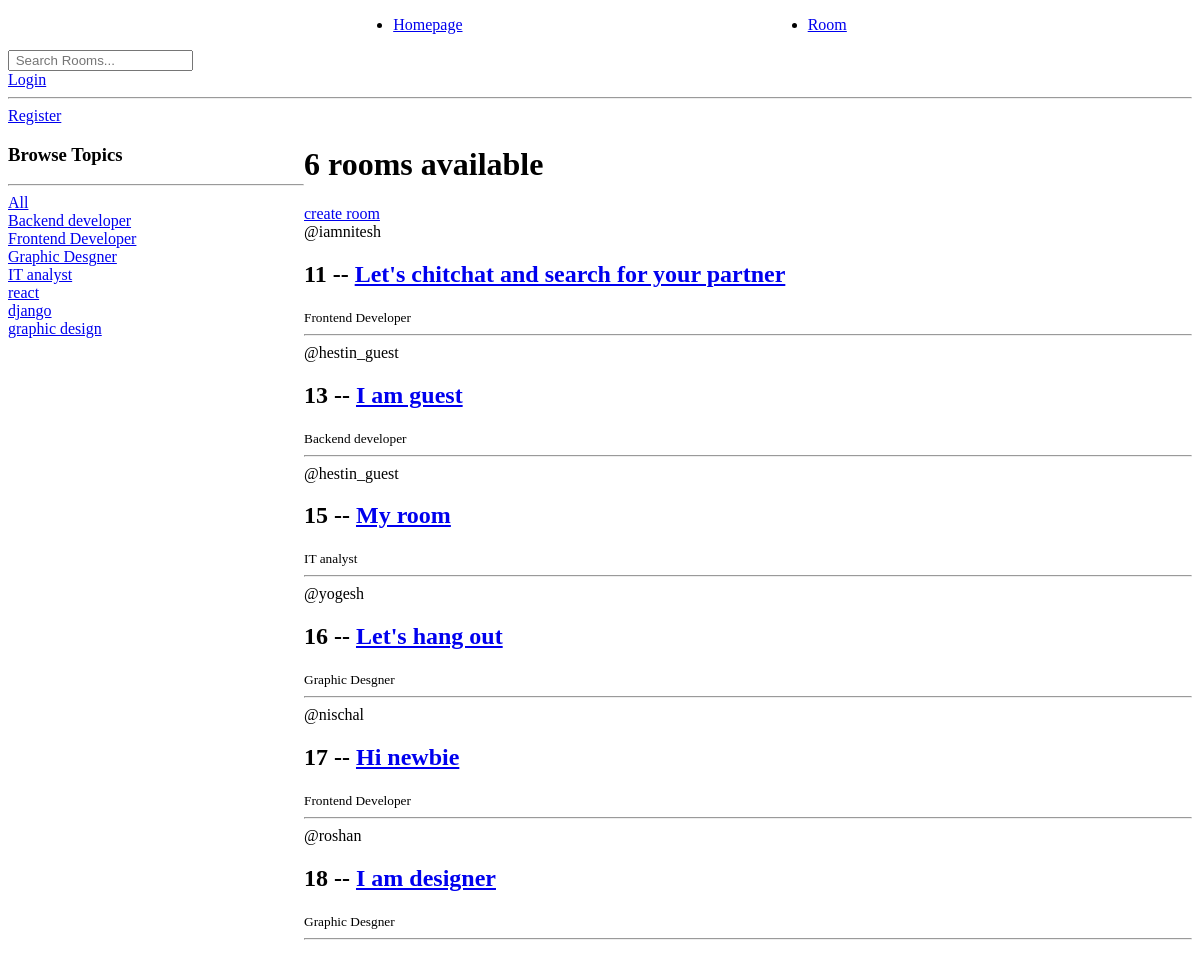
Before: / with the older database file.
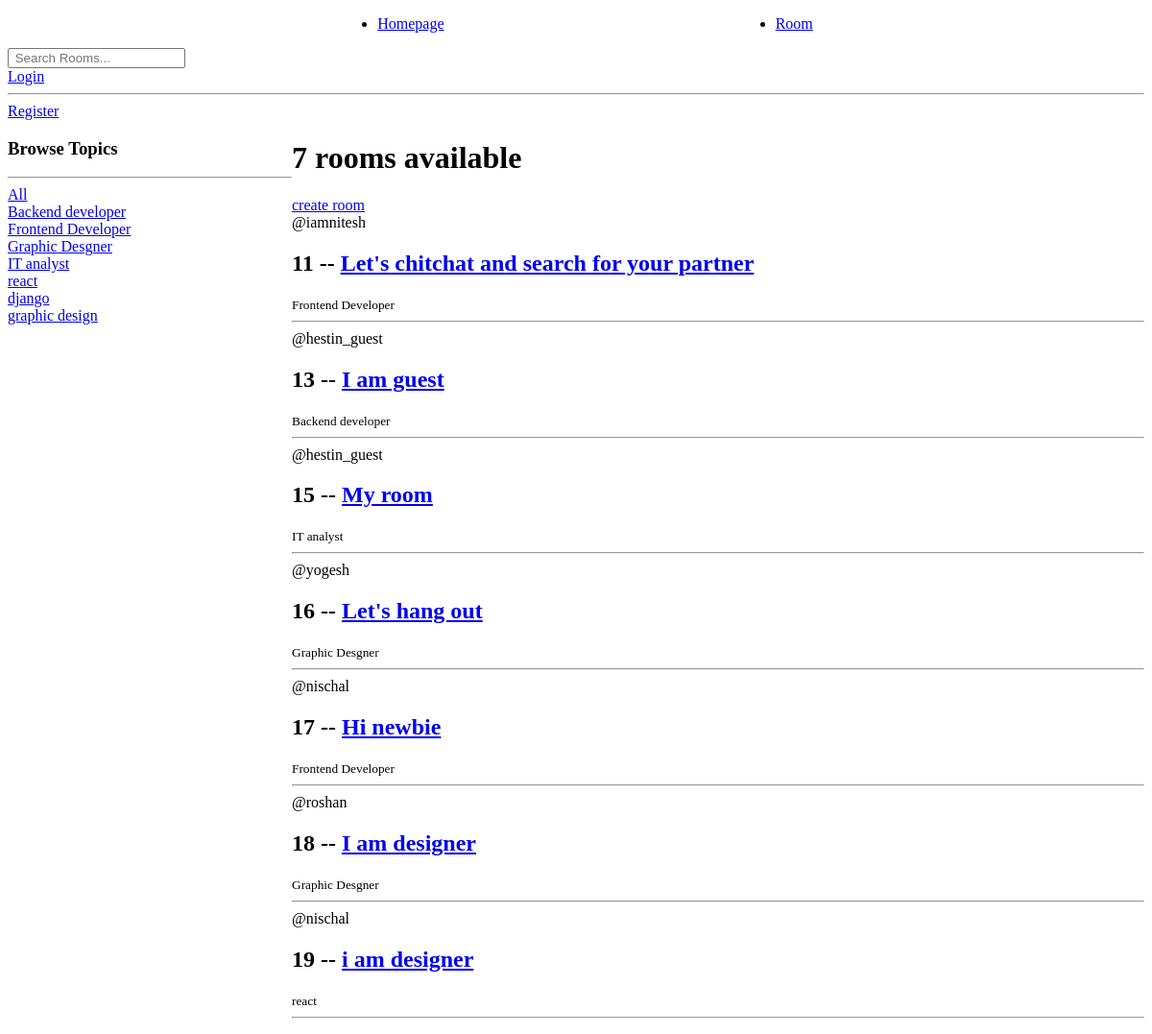
After: the same page with the newer database file.
### base/models.py (models this page shows, shortened)
class Topic(models.Model):
    name = models.CharField(max_length=200)

class Room(models.Model):
    host = models.ForeignKey(User,on_delete=models.SET_NULL,null=True)
    topic = models.ForeignKey(Topic,on_delete=models.SET_NULL,null=True)
    name = models.CharField(max_length=100,)
    participants = models.ManyToManyField(User,related_name='participants',blank=True)
    description = models.TextField(null = True,blank=True)
    udpated = models.DateTimeField(auto_now=True)
    created = models.DateTimeField(auto_now_add= True)
    def __str__(self):
        return self.name

### base/views.py (the view)
# urls.py: path('', views.home,name = "home"),
def home(request):
    print('request -',request)
    q = request.GET.get('q') if request.GET.get('q') !=None else ''
    print("value of q -",q)
    rooms = Room.objects.filter(
        Q(topic__name__icontains = q) |
        Q(name__icontains= q) |
        Q(description__icontains = q)
        )
    print('rooms fetched -',rooms)
    topics = Topic.objects.all()
    room_count = rooms.count()
    context = {'rooms':rooms,'topics':topics,'room_count':room_count,'user':request.user}
    return render(request,'base/home.html',context)

### base/templates/base/home.html (shortened to what this page needs)
{% extends "main.html" %}
{% block content %}
<div class = "home-container">
    <div class="sidebar">
        <h3>Browse Topics</h3>
        <hr>
        <div class = "topic-all">
            <a href = "{% url 'home' %}">All</a>
        </div>
        {% for topic in topics %}
            <div class = "topic-list">
                <a href = "{% url 'home' %}?={{topic.name}}">{{topic.name}}</a>
            </div>
        {% endfor %}
    </div>
    <div>
        <h1>{{room_count}} rooms available</h1>
        <a href = "{% url 'create-room' %}">create room</a>
        <div>
            {% for room in rooms %}
                <div>
                    <span>@{{room.host.username}}</span>
                    <h2>{{room.id}} -- <a href="/room/{{room.id}}">{{room.name}}</a></h2>
                    <small>{{room.topic.name}}</small>
                </div>
                <hr>
            {% endfor %}
        </div>
    </div>
</div>
{% endblock %}

### templates/main.html (shortened to what this page needs)
<!DOCTYPE html>
<html>
    <head>
        <link rel="stylesheet" href="">
    </head>
    <body>
        {% include "navbar.html" %}
        {% block content %}
        {% endblock %}
    </body>
</html>

### templates/navbar.html (shortened to what this page needs)
<div class="container" >
    <ul style="display: flex; justify-content: space-evenly;">
        <li>
            <a href = "/">Homepage</a>
        </li>
        <li>
            <a href = "room">Room</a>
        </li>
    </ul>
    <div>
        <form method = "GET" action = "{% url 'home' %}">
            <input type = "text" name = "q" placeholder=" Search Rooms..."/>
        </form>
        {% if request.user.is_authenticated %}
            <a href = "{% url 'logout' %}">Logout</a>
        {% else %}
            <a href = "{% url 'login' %}">Login</a>
            <hr>
            <a href = "{% url 'register' %}">Register</a>
        {% endif %}
    </div>
</div>

### base/templates/base/home.html (style rules this page uses)
.home-container { display: grid; grid-template-columns: 1fr 3fr; }
.topic-list { display: flex; flex-direction: column; }

Changed rows visible on the page:
added Room: host.username "nischal", id "19", name "i am designer", topic.name "react"
Other visible differences:
{{ room_count }}: "6" → "7"
